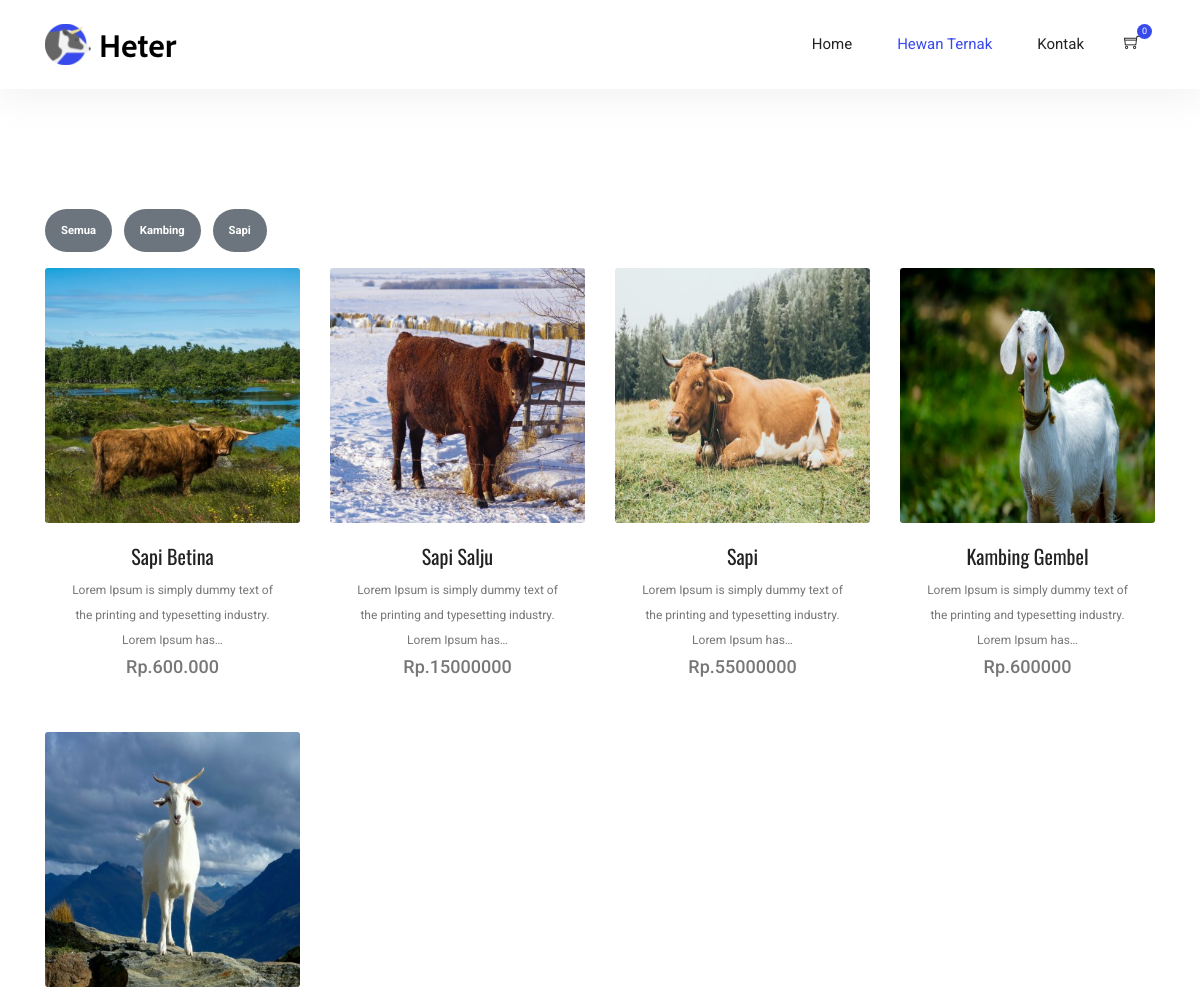
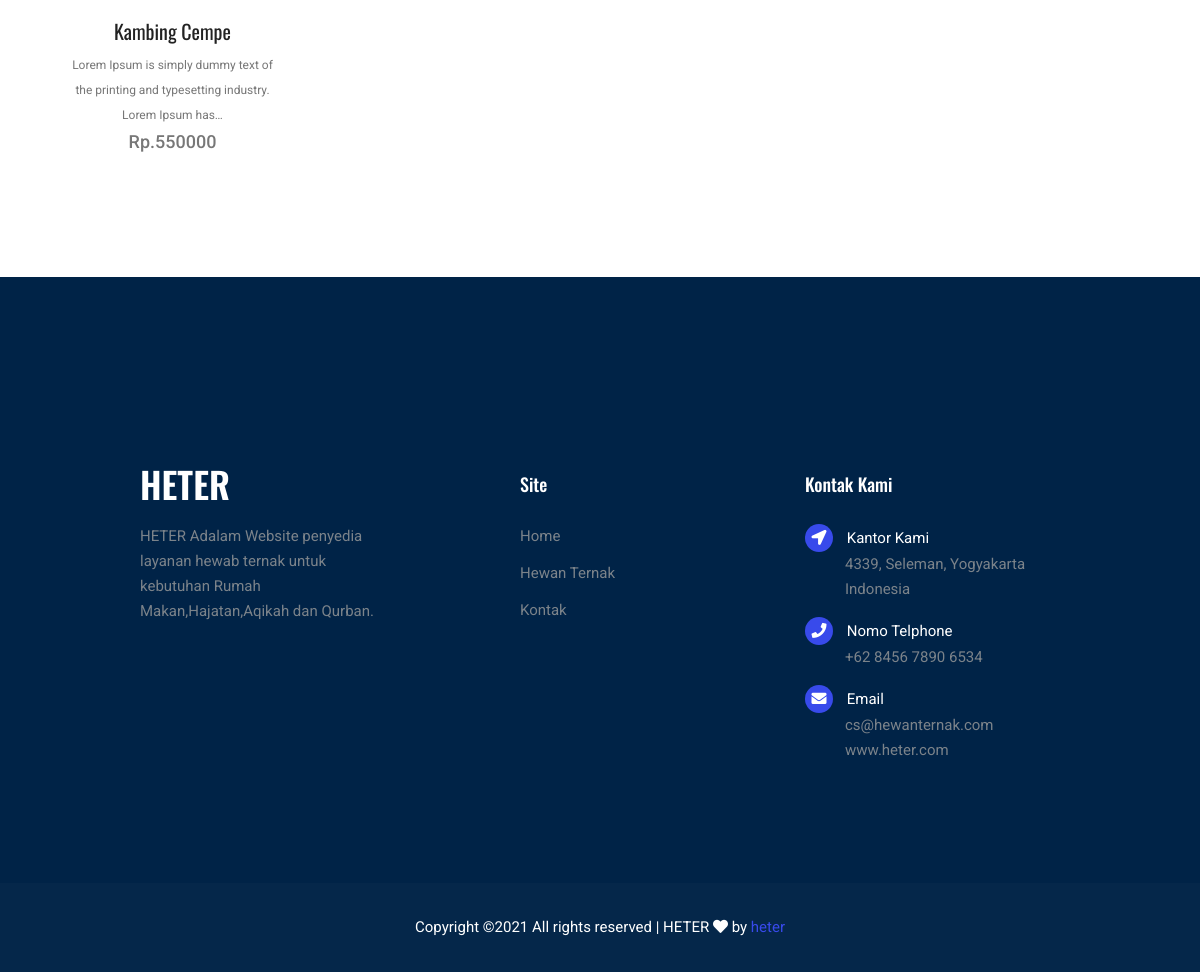
The app's page /index.php/shopping with its own data (2 pictures, top to bottom).
### tables this page shows
CREATE TABLE `tb_kategori` (
  `id` int(10) UNSIGNED NOT NULL,
  `nama_kategori` varchar(30) DEFAULT NULL
);

CREATE TABLE `tb_hewan` (
  `idhewan` int(10) UNSIGNED NOT NULL,
  `nama_hewan` varchar(255) DEFAULT NULL,
  `nama_pemilik` varchar(255) NOT NULL,
  `deskripsi` varchar(255) DEFAULT NULL,
  `stok` varchar(255) NOT NULL,
  `berat` varchar(255) NOT NULL,
  `harga` varchar(10) DEFAULT NULL,
  `umur` varchar(255) NOT NULL,
  `kelamin` enum('Jantan','Betina') NOT NULL,
  `img_hewan` varchar(50) DEFAULT NULL,
  `kondisi` enum('Baik','Sangat Baik') NOT NULL,
  `alamat` text NOT NULL,
  `link_alamat` varchar(255) NOT NULL,
  `kategori` int(10) DEFAULT NULL,
  `date_created` date NOT NULL
);

### application/controllers/Shopping.php (called while the page is built, shortened)
<?php
class Shopping extends CI_Controller
{
    public function __construct()
    {
        $this->load->library('cart');
        $this->load->library('form_validation');
        $this->load->model('keranjang_model');
        $this->load->model('HewanTernak_m');
    }
    public function index()
    {
        $kategori = ($this->uri->segment(3)) ? $this->uri->segment(3) : 0;
        $data['hewan'] = $this->keranjang_model->get_produk_kategori($kategori);
        $data['kategori'] = $this->keranjang_model->get_kategori_all();
        $this->load->view('templates_home/header', $data);
        $this->load->view('shopping/list_produk', $data);
        $this->load->view('templates_home/footer');
    }
}

### index.php (called while the page is built, shortened)
<?php
require_once BASEPATH.'core/CodeIgniter.php';

### application/models/Keranjang_model.php (called while the page is built, shortened)
<?php if (!defined('BASEPATH')) exit('No direct script access allowed');
class Keranjang_model extends CI_Model
{
    public function get_produk_kategori($kategori)
    {
        $this->db->select('*');
        $this->db->from('tb_hewan');
        $this->db->order_by('idhewan', 'DESC');
        return $this->db->get()->result_array();
    }
    public function get_kategori_all()
    {
        $query = $this->db->get('tb_kategori');
        return $query->result_array();
    }
}

### application/views/shopping/list_produk.php (the view, shortened to what this page needs)
<section class="section-margin calc-60px">
    <div class="container">
        <div class="row mb-3">
            <div class="col">
                <a class="badge badge-pill  badge-secondary p-3 mr-2 active" href="<?= base_url() ?>shopping">Semua</a>
                <?php
                foreach ($kategori as $row) {
                ?>
                    <a class="badge badge-pill  badge-secondary p-3 mr-2 active" href="<?php echo base_url() ?>shopping/index/<?= $row['id']; ?>"><?= $row['nama_kategori']; ?></a>
                <?php
                }
                ?>
            </div>
        </div>
        <div class="row">
            <?php
            if (isset($hewan)) {
                foreach ($hewan as $hwn) {
            ?>
                    <div class="col-md-6 col-lg-4 col-xl-3">
                        <div class="card text-center card-product">
                            <div class="card-product__img">
                                <form method="post" action="<?php echo base_url(); ?>shopping/tambah" method="post" accept-charset="utf-8">
                                    <img class="card-img" src="<?= base_url() ?>uploads/hewan/<?= $hwn['img_hewan'] ?>" alt="">
                            </div>
                            <div class="card-body">
                                <h4 class="card-product__title"><a href="#"><?= $hwn['nama_hewan']; ?></a></h4>
                                <small><?= word_limiter($hwn['deskripsi'], 15); ?></small>
                                <p class="card-product__price">Rp.<?= $hwn['harga']; ?></p>
                            </div>
                        </div>
                    </div>
            <?php
                }
            } else {
                echo "";
            }
            ?>
        </div>
    </div>
</section>

### records on screen
tb_kategori: nama_kategori "Kambing"
tb_kategori: nama_kategori "Sapi"
tb_hewan: img_hewan (picture), nama_hewan "Sapi Betina", deskripsi "Lorem Ipsum is simply dummy text of the printing and typesetting industry. Lorem Ipsum has…", harga "600.000"
tb_hewan: img_hewan (picture), nama_hewan "Sapi Salju", deskripsi "Lorem Ipsum is simply dummy text of the printing and typesetting industry. Lorem Ipsum has…", harga "15000000"
tb_hewan: img_hewan (picture), nama_hewan "Sapi", deskripsi "Lorem Ipsum is simply dummy text of the printing and typesetting industry. Lorem Ipsum has…", harga "55000000"
tb_hewan: img_hewan (picture), nama_hewan "Kambing Gembel", deskripsi "Lorem Ipsum is simply dummy text of the printing and typesetting industry. Lorem Ipsum has…", harga "600000"
tb_hewan: img_hewan (picture), nama_hewan "Kambing Cempe", deskripsi "Lorem Ipsum is simply dummy text of the printing and typesetting industry. Lorem Ipsum has…", harga "550000"

### other values on screen
$cart "0"
